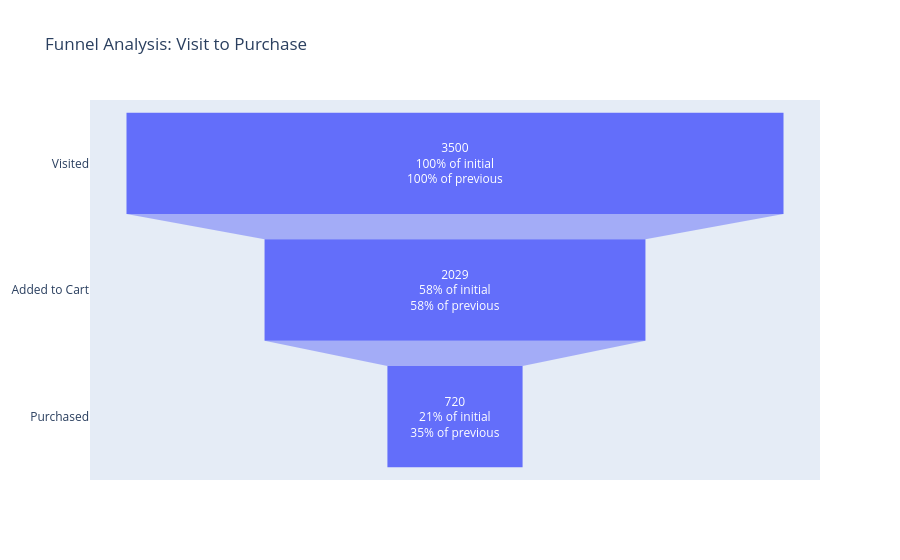

The notebook cell saved with this chart:
### Code cell
fig = go.Figure(go.Funnel(
    y=funnel_df['stage'],
    x=funnel_df['count'],
    textinfo='value+percent initial+percent previous'
))
fig.update_layout(title='Funnel Analysis: Visit to Purchase')
fig.show()

### Figure 1 — Plotly figure (JSON) as saved in the notebook; plotly's stock layout.template omitted (floating-point values rounded to 4 significant figures)
{"data": [{"textinfo": "value+percent initial+percent previous", "type": "funnel", "x": [3500, 2029, 720], "y": ["Visited", "Added to Cart", "Purchased"]}], "layout": {"title": {"text": "Funnel Analysis: Visit to Purchase"}}}
